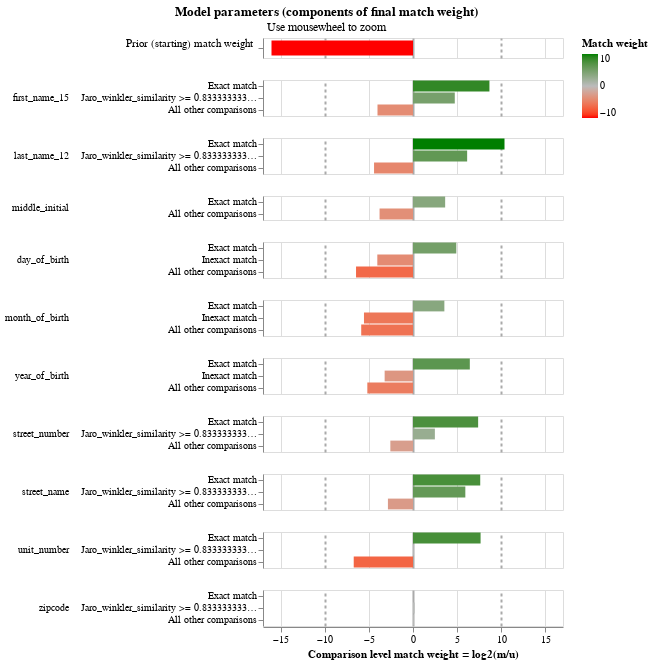

Here is the notebook cell this chart was saved with:
### Code cell
linker.match_weights_chart()

### Figure 1 — Vega-Lite specification as saved in the notebook (floating-point values rounded to 4 significant figures)
{"config": {"view": {"continuousWidth": 300, "continuousHeight": 300, "discreteHeight": 60, "discreteWidth": 400}, "header": {"title": null}, "mark": {"tooltip": null}, "title": {"anchor": "middle"}}, "vconcat": [{"mark": {"type": "bar", "clip": true, "height": 15}, "encoding": {"color": {"field": "log2_bayes_factor", "scale": {"domain": [-10, 0, 10], "interpolate": "lab", "range": ["red", "#bbbbbb", "green"]}, "title": "Match weight", "type": "quantitative"}, "tooltip": [{"field": "comparison_name", "title": "Comparison name", "type": "nominal"}, {"field": "probability_two_random_records_match", "format": ".4f", "title": "Probability two random records match", "type": "nominal"}, {"field": "log2_bayes_factor", "format": ",.4f", "title": "Equivalent match weight", "type": "quantitative"}, {"field": "bayes_factor_description", "title": "Match weight description", "type": "nominal"}], "x": {"axis": {"domain": false, "gridColor": {"condition": {"test": "abs(datum.value / 10)  <= 1 & datum.value % 10 === 0", "value": "#aaa"}, "value": "#ddd"}, "gridDash": {"condition": {"test": "abs(datum.value / 10) == 1", "value": [3]}, "value": null}, "gridWidth": {"condition": {"test": "abs(datum.value / 10)  <= 1 & datum.value % 10 === 0", "value": 2}, "value": 1}, "labels": false, "ticks": false, "title": ""}, "field": "log2_bayes_factor", "scale": {"domain": [-17, 17]}, "type": "quantitative"}, "y": {"axis": {"title": "Prior (starting) match weight", "titleAlign": "right", "titleAngle": 0, "titleFontWeight": "normal"}, "field": "label_for_charts", "sort": {"field": "comparison_vector_value", "order": "descending"}, "type": "nominal"}}, "height": 20, "transform": [{"filter": "(datum.comparison_name == 'probability_two_random_records_match')"}]}, {"mark": {"type": "bar", "clip": true}, "encoding": {"color": {"field": "log2_bayes_factor", "scale": {"domain": [-10, 0, 10], "interpolate": "lab", "range": ["red", "#bbbbbb", "green"]}, "title": "Match weight", "type": "quantitative"}, "row": {"field": "comparison_name", "header": {"labelAlign": "left", "labelAnchor": "middle", "labelAngle": 0}, "sort": {"field": "comparison_sort_order"}, "type": "nominal"}, "tooltip": [{"field": "comparison_name", "title": "Comparison name", "type": "nominal"}, {"field": "label_for_charts", "title": "Label", "type": "ordinal"}, {"field": "sql_condition", "title": "SQL condition", "type": "nominal"}, {"field": "m_probability", "format": ".4f", "title": "M probability", "type": "quantitative"}, {"field": "u_probability", "format": ".4f", "title": "U probability", "type": "quantitative"}, {"field": "bayes_factor", "format": ",.4f", "title": "Bayes factor = m/u", "type": "quantitative"}, {"field": "log2_bayes_factor", "format": ",.4f", "title": "Match weight = log2(m/u)", "type": "quantitative"}, {"field": "bayes_factor_description", "title": "Match weight description", "type": "nominal"}], "x": {"axis": {"gridColor": {"condition": {"test": "abs(datum.value / 10)  <= 1 & datum.value % 10 === 0", "value": "#aaa"}, "value": "#ddd"}, "gridDash": {"condition": {"test": "abs(datum.value / 10) == 1", "value": [3]}, "value": null}, "gridWidth": {"condition": {"test": "abs(datum.value / 10)  <= 1 & datum.value % 10 === 0", "value": 2}, "value": 1}, "title": "Comparison level match weight = log2(m/u)"}, "field": "log2_bayes_factor", "scale": {"domain": [-17, 17]}, "type": "quantitative"}, "y": {"axis": {"title": null}, "field": "label_for_charts", "sort": {"field": "comparison_vector_value", "order": "descending"}, "type": "nominal"}}, "height": {"step": 12}, "resolve": {"axis": {"y": "independent"}, "scale": {"y": "independent"}}, "transform": [{"filter": "(datum.comparison_name != 'probability_two_random_records_match')"}]}], "data": {"name": "data-d03096a2130eb508d53749604a0da95a"}, "params": [{"name": "mouse_zoom", "select": {"type": "interval", "encodings": ["x"]}, "bind": "scales", "views": []}], "resolve": {"axis": {"y": "independent"}, "scale": {"y": "independent"}}, "title": {"text": "Model parameters (components of final match weight)", "subtitle": "Use mousewheel to zoom"}, "$schema": "https://vega.github.io/schema/vega-lite/v5.9.3.json", "datasets": {"data-d03096a2130eb508d53749604a0da95a": [{"comparison_name": "probability_two_random_records_match", "sql_condition": null, "label_for_charts": "", "m_probability": null, "u_probability": null, "m_probability_description": null, "u_probability_description": null, "has_tf_adjustments": false, "tf_adjustment_column": null, "tf_adjustment_weight": null, "is_null_level": false, "bayes_factor": 1.487e-05, "log2_bayes_factor": -16.04, "comparison_vector_value": 0, "max_comparison_vector_value": 0, "bayes_factor_description": "The probability that two random records drawn at random match is 0.000 or one in  67,233.9 records.This is equivalent to a starting match weight of -16.037.", "probability_two_random_records_match": 1.487e-05, "comparison_sort_order": -1}, {"comparison_name": "first_name_15", "sql_condition": "\"first_name_15_l\" = \"first_name_15_r\"", "label_for_charts": "Exact match", "m_probability": 0.8458, "u_probability": 0.002088, "m_probability_description": "Amongst matching record comparisons, 84.58% of records are in the exact match comparison level", "u_probability_description": "Amongst non-matching record comparisons, 0.21% of records are in the exact match comparison level", "has_tf_adjustments": false, "tf_adjustment_column": null, "tf_adjustment_weight": 1.0, "is_null_level": false, "bayes_factor": 405.1, "log2_bayes_factor": 8.662, "comparison_vector_value": 2, "max_comparison_vector_value": 2, "bayes_factor_description": "If comparison level is `exact match` then comparison is 405.08 times more likely to be a match", "probability_two_random_records_match": 1.487e-05, "comparison_sort_order": 0}, {"comparison_name": "first_name_15", "sql_condition": "jaro_winkler_similarity(\"first_name_15_l\", \"first_name_15_r\") >= 0.8333333333333334", "label_for_charts": "Jaro_winkler_similarity >= 0.8333333333333334", "m_probability": 0.09308, "u_probability": 0.003496, "m_probability_description": "Amongst matching record comparisons, 9.31% of records are in the jaro_winkler_similarity >= 0.8333333333333334 comparison level", "u_probability_description": "Amongst non-matching record comparisons, 0.35% of records are in the jaro_winkler_similarity >= 0.8333333333333334 comparison level", "has_tf_adjustments": false, "tf_adjustment_column": null, "tf_adjustment_weight": 1.0, "is_null_level": false, "bayes_factor": 26.62, "log2_bayes_factor": 4.735, "comparison_vector_value": 1, "max_comparison_vector_value": 2, "bayes_factor_description": "If comparison level is `jaro_winkler_similarity >= 0.8333333333333334` then comparison is 26.62 times more likely to be a match", "probability_two_random_records_match": 1.487e-05, "comparison_sort_order": 0}, {"comparison_name": "first_name_15", "sql_condition": "ELSE", "label_for_charts": "All other comparisons", "m_probability": 0.06116, "u_probability": 0.9944, "m_probability_description": "Amongst matching record comparisons, 6.12% of records are in the all other comparisons comparison level", "u_probability_description": "Amongst non-matching record comparisons, 99.44% of records are in the all other comparisons comparison level", "has_tf_adjustments": false, "tf_adjustment_column": null, "tf_adjustment_weight": 1.0, "is_null_level": false, "bayes_factor": 0.06151, "log2_bayes_factor": -4.023, "comparison_vector_value": 0, "max_comparison_vector_value": 2, "bayes_factor_description": "If comparison level is `all other comparisons` then comparison is  16.26 times less likely to be a match", "probability_two_random_records_match": 1.487e-05, "comparison_sort_order": 0}, {"comparison_name": "last_name_12", "sql_condition": "\"last_name_12_l\" = \"last_name_12_r\"", "label_for_charts": "Exact match", "m_probability": 0.8646, "u_probability": 0.0006531, "m_probability_description": "Amongst matching record comparisons, 86.46% of records are in the exact match comparison level", "u_probability_description": "Amongst non-matching record comparisons, 0.07% of records are in the exact match comparison level", "has_tf_adjustments": false, "tf_adjustment_column": null, "tf_adjustment_weight": 1.0, "is_null_level": false, "bayes_factor": 1324.0, "log2_bayes_factor": 10.37, "comparison_vector_value": 2, "max_comparison_vector_value": 2, "bayes_factor_description": "If comparison level is `exact match` then comparison is 1,323.80 times more likely to be a match", "probability_two_random_records_match": 1.487e-05, "comparison_sort_order": 1}, {"comparison_name": "last_name_12", "sql_condition": "jaro_winkler_similarity(\"last_name_12_l\", \"last_name_12_r\") >= 0.8333333333333334", "label_for_charts": "Jaro_winkler_similarity >= 0.8333333333333334", "m_probability": 0.08857, "u_probability": 0.001259, "m_probability_description": "Amongst matching record comparisons, 8.86% of records are in the jaro_winkler_similarity >= 0.8333333333333334 comparison level", "u_probability_description": "Amongst non-matching record comparisons, 0.13% of records are in the jaro_winkler_similarity >= 0.8333333333333334 comparison level", "has_tf_adjustments": false, "tf_adjustment_column": null, "tf_adjustment_weight": 1.0, "is_null_level": false, "bayes_factor": 70.35, "log2_bayes_factor": 6.136, "comparison_vector_value": 1, "max_comparison_vector_value": 2, "bayes_factor_description": "If comparison level is `jaro_winkler_similarity >= 0.8333333333333334` then comparison is 70.35 times more likely to be a match", "probability_two_random_records_match": 1.487e-05, "comparison_sort_order": 1}, {"comparison_name": "last_name_12", "sql_condition": "ELSE", "label_for_charts": "All other comparisons", "m_probability": 0.04679, "u_probability": 0.9981, "m_probability_description": "Amongst matching record comparisons, 4.68% of records are in the all other comparisons comparison level", "u_probability_description": "Amongst non-matching record comparisons, 99.81% of records are in the all other comparisons comparison level", "has_tf_adjustments": false, "tf_adjustment_column": null, "tf_adjustment_weight": 1.0, "is_null_level": false, "bayes_factor": 0.04688, "log2_bayes_factor": -4.415, "comparison_vector_value": 0, "max_comparison_vector_value": 2, "bayes_factor_description": "If comparison level is `all other comparisons` then comparison is  21.33 times less likely to be a match", "probability_two_random_records_match": 1.487e-05, "comparison_sort_order": 1}, {"comparison_name": "middle_initial", "sql_condition": "\"middle_initial_l\" = \"middle_initial_r\"", "label_for_charts": "Exact match", "m_probability": 0.9331, "u_probability": 0.07459, "m_probability_description": "Amongst matching record comparisons, 93.31% of records are in the exact match comparison level", "u_probability_description": "Amongst non-matching record comparisons, 7.46% of records are in the exact match comparison level", "has_tf_adjustments": false, "tf_adjustment_column": null, "tf_adjustment_weight": 1.0, "is_null_level": false, "bayes_factor": 12.51, "log2_bayes_factor": 3.645, "comparison_vector_value": 1, "max_comparison_vector_value": 1, "bayes_factor_description": "If comparison level is `exact match` then comparison is 12.51 times more likely to be a match", "probability_two_random_records_match": 1.487e-05, "comparison_sort_order": 2}, {"comparison_name": "middle_initial", "sql_condition": "ELSE", "label_for_charts": "All other comparisons", "m_probability": 0.06694, "u_probability": 0.9254, "m_probability_description": "Amongst matching record comparisons, 6.69% of records are in the all other comparisons comparison level", "u_probability_description": "Amongst non-matching record comparisons, 92.54% of records are in the all other comparisons comparison level", "has_tf_adjustments": false, "tf_adjustment_column": null, "tf_adjustment_weight": 1.0, "is_null_level": false, "bayes_factor": 0.07234, "log2_bayes_factor": -3.789, "comparison_vector_value": 0, "max_comparison_vector_value": 1, "bayes_factor_description": "If comparison level is `all other comparisons` then comparison is  13.82 times less likely to be a match", "probability_two_random_records_match": 1.487e-05, "comparison_sort_order": 2}, {"comparison_name": "day_of_birth", "sql_condition": "\"day_of_birth_l\" = \"day_of_birth_r\"", "label_for_charts": "Exact match", "m_probability": 0.9744, "u_probability": 0.03247, "m_probability_description": "Amongst matching record comparisons, 97.44% of records are in the exact match comparison level", "u_probability_description": "Amongst non-matching record comparisons, 3.25% of records are in the exact match comparison level", "has_tf_adjustments": false, "tf_adjustment_column": null, "tf_adjustment_weight": 1.0, "is_null_level": false, "bayes_factor": 30.0, "log2_bayes_factor": 4.907, "comparison_vector_value": 2, "max_comparison_vector_value": 2, "bayes_factor_description": "If comparison level is `exact match` then comparison is 30.00 times more likely to be a match", "probability_two_random_records_match": 1.487e-05, "comparison_sort_order": 3}, {"comparison_name": "day_of_birth", "sql_condition": "abs(day_of_birth_l - day_of_birth_r) <= 5", "label_for_charts": "Inexact match", "m_probability": 0.01798, "u_probability": 0.2966, "m_probability_description": "Amongst matching record comparisons, 1.80% of records are in the inexact match comparison level", "u_probability_description": "Amongst non-matching record comparisons, 29.66% of records are in the inexact match comparison level", "has_tf_adjustments": false, "tf_adjustment_column": null, "tf_adjustment_weight": 1.0, "is_null_level": false, "bayes_factor": 0.06061, "log2_bayes_factor": -4.044, "comparison_vector_value": 1, "max_comparison_vector_value": 2, "bayes_factor_description": "If comparison level is `inexact match` then comparison is  16.50 times less likely to be a match", "probability_two_random_records_match": 1.487e-05, "comparison_sort_order": 3}, {"comparison_name": "day_of_birth", "sql_condition": "ELSE", "label_for_charts": "All other comparisons", "m_probability": 0.007643, "u_probability": 0.6709, "m_probability_description": "Amongst matching record comparisons, 0.76% of records are in the all other comparisons comparison level", "u_probability_description": "Amongst non-matching record comparisons, 67.09% of records are in the all other comparisons comparison level", "has_tf_adjustments": false, "tf_adjustment_column": null, "tf_adjustment_weight": 1.0, "is_null_level": false, "bayes_factor": 0.01139, "log2_bayes_factor": -6.456, "comparison_vector_value": 0, "max_comparison_vector_value": 2, "bayes_factor_description": "If comparison level is `all other comparisons` then comparison is  87.78 times less likely to be a match", "probability_two_random_records_match": 1.487e-05, "comparison_sort_order": 3}, {"comparison_name": "month_of_birth", "sql_condition": "\"month_of_birth_l\" = \"month_of_birth_r\"", "label_for_charts": "Exact match", "m_probability": 0.9826, "u_probability": 0.08359, "m_probability_description": "Amongst matching record comparisons, 98.26% of records are in the exact match comparison level", "u_probability_description": "Amongst non-matching record comparisons, 8.36% of records are in the exact match comparison level", "has_tf_adjustments": false, "tf_adjustment_column": null, "tf_adjustment_weight": 1.0, "is_null_level": false, "bayes_factor": 11.75, "log2_bayes_factor": 3.555, "comparison_vector_value": 2, "max_comparison_vector_value": 2, "bayes_factor_description": "If comparison level is `exact match` then comparison is 11.75 times more likely to be a match", "probability_two_random_records_match": 1.487e-05, "comparison_sort_order": 4}, {"comparison_name": "month_of_birth", "sql_condition": "abs(month_of_birth_l - month_of_birth_r) <= 3", "label_for_charts": "Inexact match", "m_probability": 0.008871, "u_probability": 0.4174, "m_probability_description": "Amongst matching record comparisons, 0.89% of records are in the inexact match comparison level", "u_probability_description": "Amongst non-matching record comparisons, 41.74% of records are in the inexact match comparison level", "has_tf_adjustments": false, "tf_adjustment_column": null, "tf_adjustment_weight": 1.0, "is_null_level": false, "bayes_factor": 0.02125, "log2_bayes_factor": -5.556, "comparison_vector_value": 1, "max_comparison_vector_value": 2, "bayes_factor_description": "If comparison level is `inexact match` then comparison is  47.06 times less likely to be a match", "probability_two_random_records_match": 1.487e-05, "comparison_sort_order": 4}, {"comparison_name": "month_of_birth", "sql_condition": "ELSE", "label_for_charts": "All other comparisons", "m_probability": 0.008541, "u_probability": 0.499, "m_probability_description": "Amongst matching record comparisons, 0.85% of records are in the all other comparisons comparison level", "u_probability_description": "Amongst non-matching record comparisons, 49.90% of records are in the all other comparisons comparison level", "has_tf_adjustments": false, "tf_adjustment_column": null, "tf_adjustment_weight": 1.0, "is_null_level": false, "bayes_factor": 0.01712, "log2_bayes_factor": -5.868, "comparison_vector_value": 0, "max_comparison_vector_value": 2, "bayes_factor_description": "If comparison level is `all other comparisons` then comparison is  58.42 times less likely to be a match", "probability_two_random_records_match": 1.487e-05, "comparison_sort_order": 4}, {"comparison_name": "year_of_birth", "sql_condition": "\"year_of_birth_l\" = \"year_of_birth_r\"", "label_for_charts": "Exact match", "m_probability": 0.9639, "u_probability": 0.01111, "m_probability_description": "Amongst matching record comparisons, 96.39% of records are in the exact match comparison level", "u_probability_description": "Amongst non-matching record comparisons, 1.11% of records are in the exact match comparison level", "has_tf_adjustments": false, "tf_adjustment_column": null, "tf_adjustment_weight": 1.0, "is_null_level": false, "bayes_factor": 86.76, "log2_bayes_factor": 6.439, "comparison_vector_value": 2, "max_comparison_vector_value": 2, "bayes_factor_description": "If comparison level is `exact match` then comparison is 86.76 times more likely to be a match", "probability_two_random_records_match": 1.487e-05, "comparison_sort_order": 5}, {"comparison_name": "year_of_birth", "sql_condition": "abs(year_of_birth_l - year_of_birth_r) <= 5", "label_for_charts": "Inexact match", "m_probability": 0.01181, "u_probability": 0.1096, "m_probability_description": "Amongst matching record comparisons, 1.18% of records are in the inexact match comparison level", "u_probability_description": "Amongst non-matching record comparisons, 10.96% of records are in the inexact match comparison level", "has_tf_adjustments": false, "tf_adjustment_column": null, "tf_adjustment_weight": 1.0, "is_null_level": false, "bayes_factor": 0.1078, "log2_bayes_factor": -3.214, "comparison_vector_value": 1, "max_comparison_vector_value": 2, "bayes_factor_description": "If comparison level is `inexact match` then comparison is  9.28 times less likely to be a match", "probability_two_random_records_match": 1.487e-05, "comparison_sort_order": 5}, {"comparison_name": "year_of_birth", "sql_condition": "ELSE", "label_for_charts": "All other comparisons", "m_probability": 0.02433, "u_probability": 0.8793, "m_probability_description": "Amongst matching record comparisons, 2.43% of records are in the all other comparisons comparison level", "u_probability_description": "Amongst non-matching record comparisons, 87.93% of records are in the all other comparisons comparison level", "has_tf_adjustments": false, "tf_adjustment_column": null, "tf_adjustment_weight": 1.0, "is_null_level": false, "bayes_factor": 0.02767, "log2_bayes_factor": -5.176, "comparison_vector_value": 0, "max_comparison_vector_value": 2, "bayes_factor_description": "If comparison level is `all other comparisons` then comparison is  36.15 times less likely to be a match", "probability_two_random_records_match": 1.487e-05, "comparison_sort_order": 5}, {"comparison_name": "street_number", "sql_condition": "\"street_number_l\" = \"street_number_r\"", "label_for_charts": "Exact match", "m_probability": 0.766, "u_probability": 0.004592, "m_probability_description": "Amongst matching record comparisons, 76.60% of records are in the exact match comparison level", "u_probability_description": "Amongst non-matching record comparisons, 0.46% of records are in the exact match comparison level", "has_tf_adjustments": false, "tf_adjustment_column": null, "tf_adjustment_weight": 1.0, "is_null_level": false, "bayes_factor": 166.8, "log2_bayes_factor": 7.382, "comparison_vector_value": 2, "max_comparison_vector_value": 2, "bayes_factor_description": "If comparison level is `exact match` then comparison is 166.83 times more likely to be a match", "probability_two_random_records_match": 1.487e-05, "comparison_sort_order": 6}, {"comparison_name": "street_number", "sql_condition": "jaro_winkler_similarity(\"street_number_l\", \"street_number_r\") >= 0.8333333333333334", "label_for_charts": "Jaro_winkler_similarity >= 0.8333333333333334", "m_probability": 0.06808, "u_probability": 0.01221, "m_probability_description": "Amongst matching record comparisons, 6.81% of records are in the jaro_winkler_similarity >= 0.8333333333333334 comparison level", "u_probability_description": "Amongst non-matching record comparisons, 1.22% of records are in the jaro_winkler_similarity >= 0.8333333333333334 comparison level", "has_tf_adjustments": false, "tf_adjustment_column": null, "tf_adjustment_weight": 1.0, "is_null_level": false, "bayes_factor": 5.574, "log2_bayes_factor": 2.479, "comparison_vector_value": 1, "max_comparison_vector_value": 2, "bayes_factor_description": "If comparison level is `jaro_winkler_similarity >= 0.8333333333333334` then comparison is 5.57 times more likely to be a match", "probability_two_random_records_match": 1.487e-05, "comparison_sort_order": 6}, {"comparison_name": "street_number", "sql_condition": "ELSE", "label_for_charts": "All other comparisons", "m_probability": 0.1659, "u_probability": 0.9832, "m_probability_description": "Amongst matching record comparisons, 16.59% of records are in the all other comparisons comparison level", "u_probability_description": "Amongst non-matching record comparisons, 98.32% of records are in the all other comparisons comparison level", "has_tf_adjustments": false, "tf_adjustment_column": null, "tf_adjustment_weight": 1.0, "is_null_level": false, "bayes_factor": 0.1687, "log2_bayes_factor": -2.567, "comparison_vector_value": 0, "max_comparison_vector_value": 2, "bayes_factor_description": "If comparison level is `all other comparisons` then comparison is  5.93 times less likely to be a match", "probability_two_random_records_match": 1.487e-05, "comparison_sort_order": 6}, {"comparison_name": "street_name", "sql_condition": "\"street_name_l\" = \"street_name_r\"", "label_for_charts": "Exact match", "m_probability": 0.7536, "u_probability": 0.003833, "m_probability_description": "Amongst matching record comparisons, 75.36% of records are in the exact match comparison level", "u_probability_description": "Amongst non-matching record comparisons, 0.38% of records are in the exact match comparison level", "has_tf_adjustments": false, "tf_adjustment_column": null, "tf_adjustment_weight": 1.0, "is_null_level": false, "bayes_factor": 196.6, "log2_bayes_factor": 7.619, "comparison_vector_value": 2, "max_comparison_vector_value": 2, "bayes_factor_description": "If comparison level is `exact match` then comparison is 196.59 times more likely to be a match", "probability_two_random_records_match": 1.487e-05, "comparison_sort_order": 7}, {"comparison_name": "street_name", "sql_condition": "jaro_winkler_similarity(\"street_name_l\", \"street_name_r\") >= 0.8333333333333334", "label_for_charts": "Jaro_winkler_similarity >= 0.8333333333333334", "m_probability": 0.1078, "u_probability": 0.001766, "m_probability_description": "Amongst matching record comparisons, 10.78% of records are in the jaro_winkler_similarity >= 0.8333333333333334 comparison level", "u_probability_description": "Amongst non-matching record comparisons, 0.18% of records are in the jaro_winkler_similarity >= 0.8333333333333334 comparison level", "has_tf_adjustments": false, "tf_adjustment_column": null, "tf_adjustment_weight": 1.0, "is_null_level": false, "bayes_factor": 61.01, "log2_bayes_factor": 5.931, "comparison_vector_value": 1, "max_comparison_vector_value": 2, "bayes_factor_description": "If comparison level is `jaro_winkler_similarity >= 0.8333333333333334` then comparison is 61.01 times more likely to be a match", "probability_two_random_records_match": 1.487e-05, "comparison_sort_order": 7}, {"comparison_name": "street_name", "sql_condition": "ELSE", "label_for_charts": "All other comparisons", "m_probability": 0.1386, "u_probability": 0.9944, "m_probability_description": "Amongst matching record comparisons, 13.86% of records are in the all other comparisons comparison level", "u_probability_description": "Amongst non-matching record comparisons, 99.44% of records are in the all other comparisons comparison level", "has_tf_adjustments": false, "tf_adjustment_column": null, "tf_adjustment_weight": 1.0, "is_null_level": false, "bayes_factor": 0.1394, "log2_bayes_factor": -2.843, "comparison_vector_value": 0, "max_comparison_vector_value": 2, "bayes_factor_description": "If comparison level is `all other comparisons` then comparison is  7.17 times less likely to be a match", "probability_two_random_records_match": 1.487e-05, "comparison_sort_order": 7}, {"comparison_name": "unit_number", "sql_condition": "\"unit_number_l\" = \"unit_number_r\"", "label_for_charts": "Exact match", "m_probability": 0.8942, "u_probability": 0.004421, "m_probability_description": "Amongst matching record comparisons, 89.42% of records are in the exact match comparison level", "u_probability_description": "Amongst non-matching record comparisons, 0.44% of records are in the exact match comparison level", "has_tf_adjustments": false, "tf_adjustment_column": null, "tf_adjustment_weight": 1.0, "is_null_level": false, "bayes_factor": 202.3, "log2_bayes_factor": 7.66, "comparison_vector_value": 2, "max_comparison_vector_value": 2, "bayes_factor_description": "If comparison level is `exact match` then comparison is 202.26 times more likely to be a match", "probability_two_random_records_match": 1.487e-05, "comparison_sort_order": 8}, {"comparison_name": "unit_number", "sql_condition": "jaro_winkler_similarity(\"unit_number_l\", \"unit_number_r\") >= 0.8333333333333334", "label_for_charts": "Jaro_winkler_similarity >= 0.8333333333333334", "m_probability": 0.09723, "u_probability": 0.09068, "m_probability_description": "Amongst matching record comparisons, 9.72% of records are in the jaro_winkler_similarity >= 0.8333333333333334 comparison level", "u_probability_description": "Amongst non-matching record comparisons, 9.07% of records are in the jaro_winkler_similarity >= 0.8333333333333334 comparison level", "has_tf_adjustments": false, "tf_adjustment_column": null, "tf_adjustment_weight": 1.0, "is_null_level": false, "bayes_factor": 1.072, "log2_bayes_factor": 0.1005, "comparison_vector_value": 1, "max_comparison_vector_value": 2, "bayes_factor_description": "If comparison level is `jaro_winkler_similarity >= 0.8333333333333334` then comparison is 1.07 times more likely to be a match", "probability_two_random_records_match": 1.487e-05, "comparison_sort_order": 8}, {"comparison_name": "unit_number", "sql_condition": "ELSE", "label_for_charts": "All other comparisons", "m_probability": 0.008597, "u_probability": 0.9049, "m_probability_description": "Amongst matching record comparisons, 0.86% of records are in the all other comparisons comparison level", "u_probability_description": "Amongst non-matching record comparisons, 90.49% of records are in the all other comparisons comparison level", "has_tf_adjustments": false, "tf_adjustment_column": null, "tf_adjustment_weight": 1.0, "is_null_level": false, "bayes_factor": 0.009501, "log2_bayes_factor": -6.718, "comparison_vector_value": 0, "max_comparison_vector_value": 2, "bayes_factor_description": "If comparison level is `all other comparisons` then comparison is  105.25 times less likely to be a match", "probability_two_random_records_match": 1.487e-05, "comparison_sort_order": 8}, {"comparison_name": "zipcode", "sql_condition": "\"zipcode_l\" = \"zipcode_r\"", "label_for_charts": "Exact match", "m_probability": 0.9257, "u_probability": 0.9335, "m_probability_description": "Amongst matching record comparisons, 92.57% of records are in the exact match comparison level", "u_probability_description": "Amongst non-matching record comparisons, 93.35% of records are in the exact match comparison level", "has_tf_adjustments": false, "tf_adjustment_column": null, "tf_adjustment_weight": 1.0, "is_null_level": false, "bayes_factor": 0.9917, "log2_bayes_factor": -0.01209, "comparison_vector_value": 2, "max_comparison_vector_value": 2, "bayes_factor_description": "If comparison level is `exact match` then comparison is  1.01 times less likely to be a match", "probability_two_random_records_match": 1.487e-05, "comparison_sort_order": 9}, {"comparison_name": "zipcode", "sql_condition": "jaro_winkler_similarity(\"zipcode_l\", \"zipcode_r\") >= 0.8333333333333334", "label_for_charts": "Jaro_winkler_similarity >= 0.8333333333333334", "m_probability": 0.05241, "u_probability": 0.04626, "m_probability_description": "Amongst matching record comparisons, 5.24% of records are in the jaro_winkler_similarity >= 0.8333333333333334 comparison level", "u_probability_description": "Amongst non-matching record comparisons, 4.63% of records are in the jaro_winkler_similarity >= 0.8333333333333334 comparison level", "has_tf_adjustments": false, "tf_adjustment_column": null, "tf_adjustment_weight": 1.0, "is_null_level": false, "bayes_factor": 1.133, "log2_bayes_factor": 0.18, "comparison_vector_value": 1, "max_comparison_vector_value": 2, "bayes_factor_description": "If comparison level is `jaro_winkler_similarity >= 0.8333333333333334` then comparison is 1.13 times more likely to be a match", "probability_two_random_records_match": 1.487e-05, "comparison_sort_order": 9}, {"comparison_name": "zipcode", "sql_condition": "ELSE", "label_for_charts": "All other comparisons", "m_probability": 0.02188, "u_probability": 0.02023, "m_probability_description": "Amongst matching record comparisons, 2.19% of records are in the all other comparisons comparison level", "u_probability_description": "Amongst non-matching record comparisons, 2.02% of records are in the all other comparisons comparison level", "has_tf_adjustments": false, "tf_adjustment_column": null, "tf_adjustment_weight": 1.0, "is_null_level": false, "bayes_factor": 1.081, "log2_bayes_factor": 0.1127, "comparison_vector_value": 0, "max_comparison_vector_value": 2, "bayes_factor_description": "If comparison level is `all other comparisons` then comparison is 1.08 times more likely to be a match", "probability_two_random_records_match": 1.487e-05, "comparison_sort_order": 9}]}}
